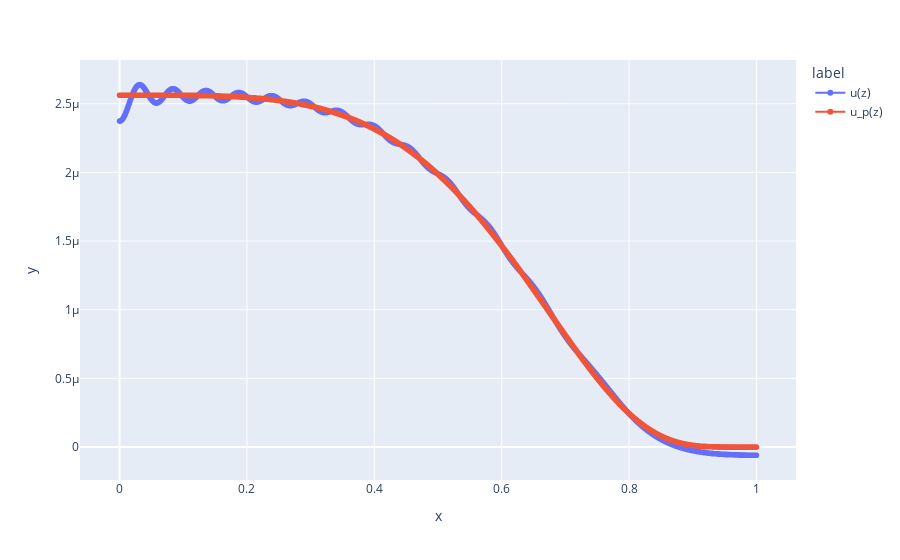
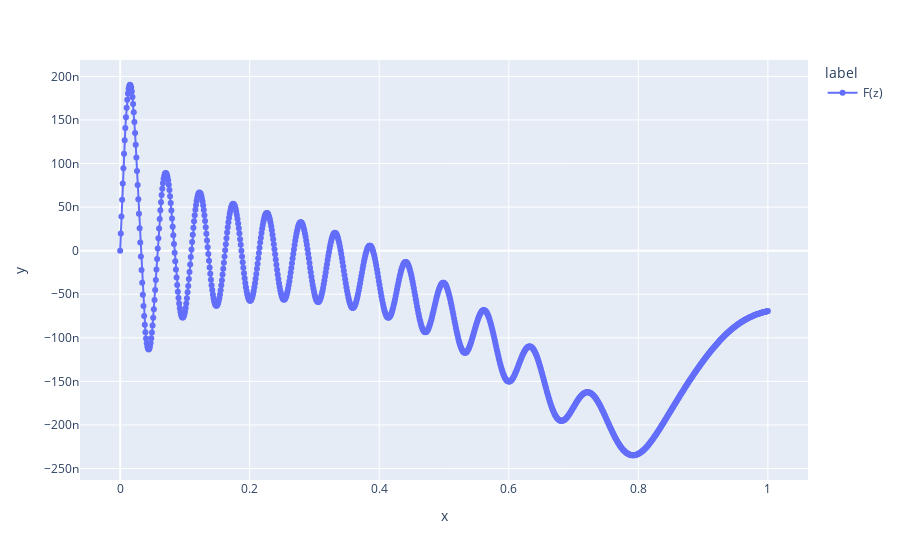
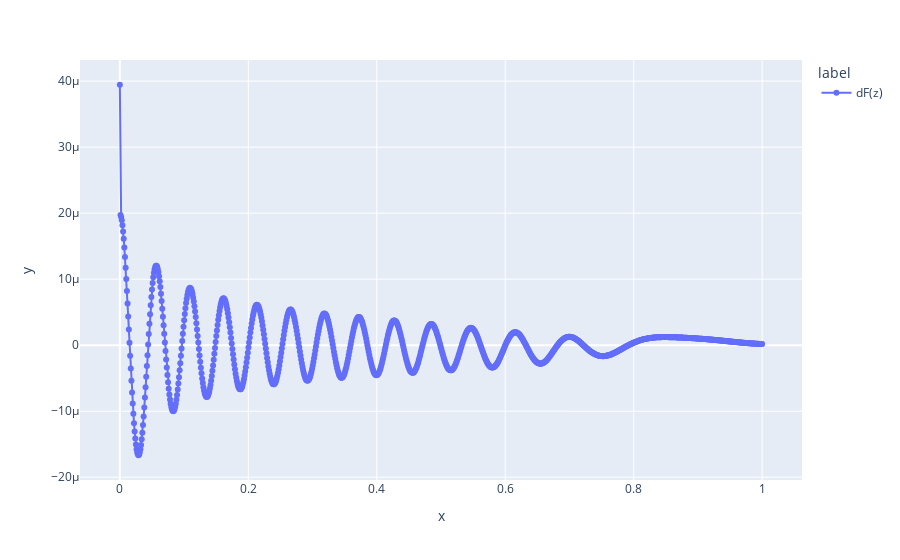

Notebook code for these charts, in order:
### Code cell
from decimal import Decimal, getcontext
import numpy as np
import plotly.express as px
import pandas as pd
from scipy import integrate

# Установим точность вычислений Decimal
getcontext().prec = 100

# Константы
c = Decimal(3) * Decimal(1e10)    # Скорость света
R = Decimal('0.35')               # Радиус цилиндра

# температурное поле в цилиндре
def T_z(z):
    Tw, To, p = Decimal(2000), Decimal(1e4), Decimal(4)
    return (Tw - To) * (z ** p) + To

# функция Планка
def up_z(z):
    numerator = Decimal('3.084') * Decimal(1e-4)
    denominator = (Decimal('4.799') * Decimal(1e4) / T_z(z)).exp() - Decimal(1)
    return numerator / denominator

def read_data_kT(variant=1):
    data_tab = []
    with open('data/kT.txt') as file:
        line = file.readline()
        while line != '':
            line = line.split()
            if variant == 1:
                data_tab.append([int(line[1]), Decimal(line[2])])
            else:
                data_tab.append([int(line[1]), Decimal(line[3])])
            line = file.readline()
    return data_tab

def getk_zFunc(variantkT):
    data_kT = read_data_kT(variantkT)
    Tvals = [Decimal(data_kT[i][0]).ln() for i in range(len(data_kT))]
    kvals = [Decimal(data_kT[i][1]).ln() for i in range(len(data_kT))]
    
    def k_z(z):
        T = T_z(z)
        log_T = T.ln()
        log_k = np.interp([float(log_T)], [float(t) for t in Tvals], [float(k) for k in kvals])[0]
        return Decimal(log_k).exp()
    
    return k_z

def getStartParams(h, k_z, z0):
    denominator = R**2 * (k_z(z0 + h) + k_z(z0))
    M0 = Decimal(1) / denominator
    K0 = -M0
    Q0 = Decimal(0)
    epsilon1 = -K0 / M0
    eta1 = Q0 / M0
    print(f'M0 = {M0}, K0 = {K0}')
    print(f'epsilon1 = {epsilon1}, eta1 = {eta1}')
    return epsilon1, eta1

def vn(zn, h):
    return zn * h

def kappa_n_p_half(zn, znp1, k_z):
    return Decimal(2) / (k_z(znp1) + k_z(zn))

def kappa_n_m_half(zn, znm1, k_z):
    return Decimal(2) / (k_z(znm1) + k_z(zn))

def An(zn, h, k_z):
    numerator = (zn - h / Decimal(2)) * kappa_n_m_half(zn, zn - h, k_z)
    return numerator / (R**2 * h)

def Dn(zn, h, k_z):
    numerator = (zn + h / Decimal(2)) * kappa_n_p_half(zn, zn + h, k_z)
    return numerator / (R**2 * h)

def Bn(zn, h, k_z):
    return An(zn, h, k_z) + Dn(zn, h, k_z) - Decimal(3) * k_z(zn) * vn(zn, h)

def Fn(zn, h, k_z):
    return -Decimal(3) * k_z(zn) * up_z(zn) * vn(zn, h)

def getyN(epsilonN, etaN, h, k_z):
    kappa = Decimal(2) / (k_z(Decimal(1)-h) + k_z(Decimal(1)))
    MN = -(Decimal(1) - h / Decimal(2)) * kappa / (R**2 * h)
    KN = -MN + Decimal(3) * Decimal('0.39') / R
    QN = Decimal(0)
    yN = (QN - KN * etaN) / (KN * epsilonN + MN)
    print(f'epsilonN={epsilonN}, etaN={etaN}')
    print(f'kappa={kappa}, KN={KN}, MN={MN}')
    return yN

def epsilon_eta_ip1(zi, epsiloni, etai, h, k_z, i):
    Ai = An(zi, h, k_z)
    Bi = Bn(zi, h, k_z)
    Di = Dn(zi, h, k_z)
    Fi = Fn(zi, h, k_z)
    denominator = Bi - Ai * epsiloni
    epsilon_ip1 = Di / denominator
    eta_ip1 = (Ai * etai + Fi) / denominator
    print(f'i={i}, zi={zi}: ', end='')
    print(f'epsilon={epsilon_ip1}, eta={eta_ip1}')
    return (epsilon_ip1, eta_ip1)

def progonka(k_z, N=100):
    N -= 1
    z0, zN = Decimal(0), Decimal(1)
    h = (zN - z0) / Decimal(N)
    print(f'h = {h}')
    epsilon1, eta1 = getStartParams(h, k_z, z0)
    zvals = [z0]
    epsilonVals, etaVals = [epsilon1], [eta1]

    for i in range(N):
        epsilonNext, etaNext = epsilon_eta_ip1(zvals[-1], epsilonVals[-1], etaVals[-1], h, k_z, i)
        epsilonVals.append(epsilonNext)
        etaVals.append(etaNext)
        zvals.append(zvals[-1] + h)

    yN = getyN(epsilonVals[-1], etaVals[-1], h, k_z)
    print(f'yN = {yN}')
    yvals = [Decimal(0)] * (N + 1)
    yvals[N] = yN
    for i in range(N - 1, -1, -1):
        yi = epsilonVals[i + 1] * yvals[i + 1] + etaVals[i + 1]
        yvals[i] = yi
    
    return yvals, zvals

def getFvals(zvals, yvals, h, k_z):
    upvals = [up_z(z) for z in zvals]
    Fvals = [Decimal(0)]
    intFunc = [Decimal(0)]
    
    for i in range(1, len(zvals)):
        integrand = zvals[i] * k_z(zvals[i]) * (upvals[i] - yvals[i])
        intFunc.append(integrand)
        # Используем составное правило трапеций для интегрирования
        integral = Decimal(0)
        for j in range(1, i+1):
            integral += (intFunc[j-1] + intFunc[j]) * (zvals[j] - zvals[j-1]) / Decimal(2)
        Fvals.append(Decimal(3) * R / zvals[i] * integral)
    
    return Fvals

def get_dFvals(zvals, uvals, upvals, Fvals, k_z):
    dF = []
    for i in range(len(zvals)):
        term1 = Decimal(3) * R * k_z(zvals[i]) * (upvals[i] - uvals[i])
        term2 = Fvals[i] / zvals[i] if zvals[i] != Decimal(0) else Decimal(0)
        dF.append(term1 - term2)
    return dF

# Основная часть программы
cntSteps = 1000
k_z = getk_zFunc(variantkT=2)
uvals, zvals = progonka(k_z, cntSteps)
upvals = [up_z(z) for z in zvals]
Fvals = getFvals(zvals, uvals, zvals[1]-zvals[0], k_z)
dFvals = get_dFvals(zvals, uvals, upvals, Fvals, k_z)

# Преобразуем Decimal в float для построения графиков
zvals_float = [float(z) for z in zvals]
uvals_float = [float(u) for u in uvals]
upvals_float = [float(up) for up in upvals]
Fvals_float = [float(f) for f in Fvals]
dFvals_float = [float(df) for df in dFvals]

# Создаем DataFrame для графиков
df1 = pd.DataFrame({"x": zvals_float, "y": uvals_float, "label": ["u(z)"] * len(uvals_float)})
df2 = pd.DataFrame({"x": zvals_float, "y": upvals_float, "label": ["u_p(z)"] * len(upvals_float)})
df3 = pd.DataFrame({"x": zvals_float, "y": Fvals_float, "label": ["F(z)"] * len(Fvals_float)})
df4 = pd.DataFrame({"x": zvals_float, "y": dFvals_float, "label": ["dF(z)"] * len(dFvals_float)})

# Объединяем DataFrame для первого графика
df_combined = pd.concat([df1, df2])
fig1 = px.line(df_combined, x="x", y="y", color="label", title="", markers=True)
fig1.show()

# График для F(z)
fig2 = px.line(df3, x="x", y="y", color="label", title="", markers=True)
fig2.show()

# График для dF(z)
fig3 = px.line(df4, x="x", y="y", color="label", title="", markers=True)
fig3.show()

### Figure 1 — Plotly figure (JSON) as saved in the notebook; plotly's stock layout.template omitted (floating-point values rounded to 4 significant figures; data arrays with more than 128 entries replaced by an {"elided": "..."} marker saying what was removed)
{"data": [{"hovertemplate": "label=u(z)<br>x=%{x}<br>y=%{y}<extra></extra>", "legendgroup": "u(z)", "line": {"color": "#636efa", "dash": "solid"}, "marker": {"symbol": "circle"}, "mode": "lines+markers", "name": "u(z)", "showlegend": true, "type": "scattergl", "x": {"elided": "1000 float values"}, "xaxis": "x", "y": {"elided": "1000 float values"}, "yaxis": "y"}, {"hovertemplate": "label=u_p(z)<br>x=%{x}<br>y=%{y}<extra></extra>", "legendgroup": "u_p(z)", "line": {"color": "#EF553B", "dash": "solid"}, "marker": {"symbol": "circle"}, "mode": "lines+markers", "name": "u_p(z)", "showlegend": true, "type": "scattergl", "x": {"elided": "1000 float values"}, "xaxis": "x", "y": {"elided": "1000 float values"}, "yaxis": "y"}], "layout": {"legend": {"title": {"text": "label"}, "tracegroupgap": 0}, "margin": {"t": 60}, "xaxis": {"anchor": "y", "domain": [0, 1], "title": {"text": "x"}}, "yaxis": {"anchor": "x", "domain": [0, 1], "title": {"text": "y"}}}}

### Figure 2 — Plotly figure (JSON) as saved in the notebook; plotly's stock layout.template omitted (floating-point values rounded to 4 significant figures; data arrays with more than 128 entries replaced by an {"elided": "..."} marker saying what was removed)
{"data": [{"hovertemplate": "label=F(z)<br>x=%{x}<br>y=%{y}<extra></extra>", "legendgroup": "F(z)", "line": {"color": "#636efa", "dash": "solid"}, "marker": {"symbol": "circle"}, "mode": "lines+markers", "name": "F(z)", "orientation": "v", "showlegend": true, "type": "scatter", "x": {"elided": "1000 float values"}, "xaxis": "x", "y": {"elided": "1000 float values"}, "yaxis": "y"}], "layout": {"legend": {"title": {"text": "label"}, "tracegroupgap": 0}, "margin": {"t": 60}, "xaxis": {"anchor": "y", "domain": [0, 1], "title": {"text": "x"}}, "yaxis": {"anchor": "x", "domain": [0, 1], "title": {"text": "y"}}}}

### Figure 3 — Plotly figure (JSON) as saved in the notebook; plotly's stock layout.template omitted (floating-point values rounded to 4 significant figures; data arrays with more than 128 entries replaced by an {"elided": "..."} marker saying what was removed)
{"data": [{"hovertemplate": "label=dF(z)<br>x=%{x}<br>y=%{y}<extra></extra>", "legendgroup": "dF(z)", "line": {"color": "#636efa", "dash": "solid"}, "marker": {"symbol": "circle"}, "mode": "lines+markers", "name": "dF(z)", "orientation": "v", "showlegend": true, "type": "scatter", "x": {"elided": "1000 float values"}, "xaxis": "x", "y": {"elided": "1000 float values"}, "yaxis": "y"}], "layout": {"legend": {"title": {"text": "label"}, "tracegroupgap": 0}, "margin": {"t": 60}, "xaxis": {"anchor": "y", "domain": [0, 1], "title": {"text": "x"}}, "yaxis": {"anchor": "x", "domain": [0, 1], "title": {"text": "y"}}}}
